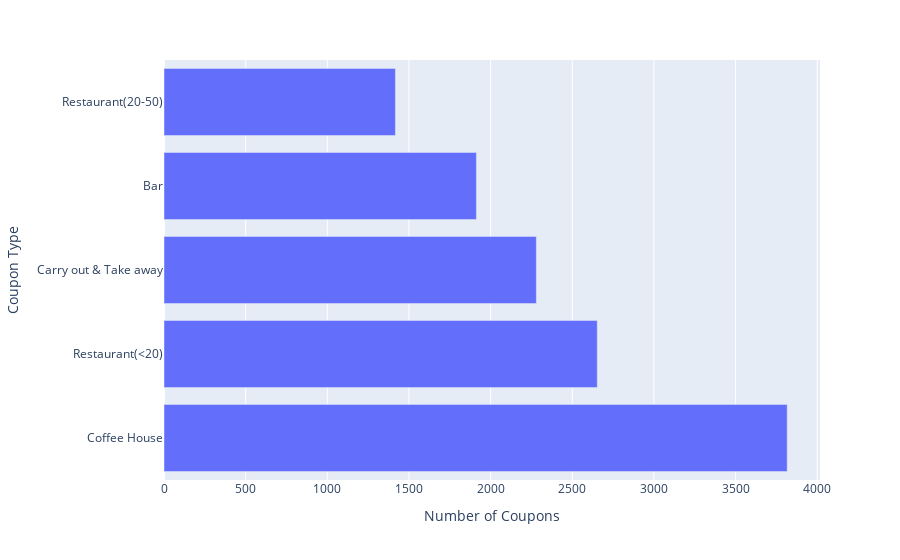

This figure's notebook cell:
### Code cell
# shows the total number of coupons by type of coupon
px.bar(final_df['coupon'].value_counts(), labels={'index':'Coupon Type', 'coupon': 'Number of Coupons'}, x="coupon")

### Figure 1 — Plotly figure (JSON) as saved in the notebook; plotly's stock layout.template omitted (floating-point values rounded to 4 significant figures)
{"data": [{"alignmentgroup": "True", "hovertemplate": "Number of Coupons=%{x}<br>Coupon Type=%{y}<extra></extra>", "legendgroup": "", "marker": {"color": "#636efa", "pattern": {"shape": ""}}, "name": "", "offsetgroup": "", "orientation": "h", "showlegend": false, "textposition": "auto", "type": "bar", "x": [3816, 2653, 2280, 1913, 1417], "xaxis": "x", "y": ["Coffee House", "Restaurant(<20)", "Carry out & Take away", "Bar", "Restaurant(20-50)"], "yaxis": "y"}], "layout": {"autosize": true, "barmode": "relative", "legend": {"tracegroupgap": 0}, "margin": {"t": 60}, "xaxis": {"anchor": "y", "autorange": true, "domain": [0, 1], "range": [0, 4017.0], "title": {"text": "Number of Coupons"}, "type": "linear"}, "yaxis": {"anchor": "x", "autorange": true, "domain": [0, 1], "range": [-0.5, 4.5], "title": {"text": "Coupon Type"}, "type": "category"}}}
